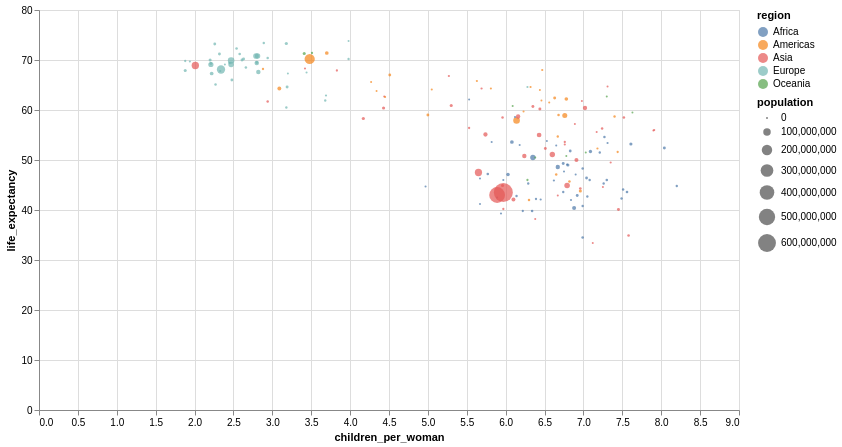

Write notebook code for a chart like this one.
### Markdown cell above
**Question 4.1** 
<br> {points: 1}

First, let's begin with the dimensions of a plot. 

Copy in your code for `bubble_plot` from **Question 2.4** and confirm that your scatter plot is generated properly so that you didn't miss to copy anything.
Add the arguments `width=700` and `height=400` to the plot. If you can't remember how to do this, take a look at exercise 31: *Quick Viz with Altair* in [Module 1 of Programming in Python for Data Science](https://prog-learn.mds.ubc.ca/en/module1).

*Save the plot with new dimensions in an object named `plot_dim`.*

### Code cell
plot_dim = alt.Chart(gapminder_df_1962, width=700, height=400).mark_circle().encode(
    x='children_per_woman',
    y='life_expectancy',
    color='region',
    size='population')

# your code here
plot_dim

### Figure 1 — Vega-Lite specification as saved in the notebook (floating-point values rounded to 4 significant figures; data arrays with more than 128 entries replaced by an {"elided": "..."} marker saying what was removed)
{"config": {"view": {"continuousWidth": 400, "continuousHeight": 300}}, "data": {"name": "data-902b4395b11aba95e101636058f50bd9"}, "mark": "circle", "encoding": {"color": {"type": "nominal", "field": "region"}, "size": {"type": "quantitative", "field": "population"}, "x": {"type": "quantitative", "field": "children_per_woman"}, "y": {"type": "quantitative", "field": "life_expectancy"}}, "height": 400, "width": 700, "$schema": "https://vega.github.io/schema/vega-lite/v4.8.1.json", "datasets": {"data-902b4395b11aba95e101636058f50bd9": {"elided": "178 records"}}}
